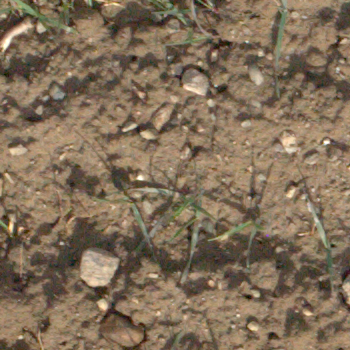
#> input picture ml/EWS-Dataset/validation/FPWW0180049_RGB1_20170303_133243_6.png, 350 x 350 px, given as the content of the folder /content/drive/MyDrive/COMP9517 assignment/EWS-Dataset/train, which was not available; the run also reads 1 picture not shown here
$ jupyter execute --allow-errors random_forest_implementation_video_demo.ipynb   (text cells are left out)
#> lines starting #> are read from the running program, lines starting #| are printed output that depends on the picture; after the words box and inside, x2 and y2 are one past the last pixel; in counts of white or black regions, pixels touching at a corner belong together; pictures that were not available may be replaced by others from this repository, and a replacement may not be noted
[cell 1]
import os
import time
from pathlib import Path

import cv2
import numpy as np
import matplotlib.pyplot as plt

from sklearn.ensemble import RandomForestClassifier
from sklearn.preprocessing import StandardScaler
from sklearn.metrics import precision_score, recall_score, f1_score, jaccard_score

plt.rcParams["figure.figsize"] = (10, 5)

[cell 2]
# # paths
# PROJECT_ROOT = Path("../..").resolve()
# DATA_DIR = PROJECT_ROOT / "EWS-Dataset"

from google.colab import drive
drive.mount('/content/drive')

DATA_DIR = Path("/content/drive/MyDrive/COMP9517 assignment/EWS-Dataset")

TRAIN_DIR = DATA_DIR / "train"
VAL_DIR = DATA_DIR / "validation"
TEST_DIR = DATA_DIR / "test"

print("train exists     :", TRAIN_DIR.exists())
print("validation exists:", VAL_DIR.exists())
print("test exists      :", TEST_DIR.exists())

[cell 3]
def get_image_paths(split_dir):
    split_dir = Path(split_dir)
    all_pngs = sorted(split_dir.glob("*.png"))
    image_paths = [p for p in all_pngs if not p.name.endswith("_mask.png")]
    return image_paths


def get_mask_path(image_path):
    image_path = Path(image_path)
    return image_path.with_name(image_path.stem + "_mask.png")


def load_rgb_image(path):
    img = cv2.imread(str(path), cv2.IMREAD_COLOR)
#> img is the input picture: shape (350, 350, 3); mean B, G, R 88.9, 111, 130
    if img is None:
        raise FileNotFoundError(f"could not load image: {path}")
    img = cv2.cvtColor(img, cv2.COLOR_BGR2RGB)
    return img


def load_mask(path):
    mask = cv2.imread(str(path), cv2.IMREAD_GRAYSCALE)
#> mask: shape (350, 350); min 5, max 255, mean 113.6
    if mask is None:
        raise FileNotFoundError(f"could not load mask: {path}")
    mask = (mask > 127).astype(np.uint8)
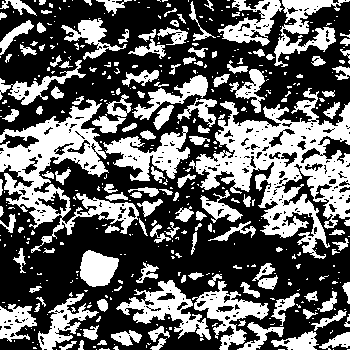
#> mask: shape (350, 350); values 0 (black) and 1 (white), 38.4% white; 445 white regions (306 under 20 px), largest, box (x1, y1, x2, y2) and area: (189, 88, 350, 259) 10739, (0, 99, 139, 253) 6712, (103, 126, 190, 181) 2051
#| image shape : (350, 350, 3)
#| mask shape  : (350, 350)
    return mask


def rgb_to_hsi_features(rgb_img):
    rgb = rgb_img.astype(np.float32) / 255.0
    r = rgb[:, :, 0]
    g = rgb[:, :, 1]
    b = rgb[:, :, 2]

    intensity = (r + g + b) / 3.0
    min_rgb = np.minimum(np.minimum(r, g), b)

    saturation = np.zeros_like(intensity)
    valid = intensity > 1e-8
    saturation[valid] = 1.0 - (min_rgb[valid] / intensity[valid])

    num = 0.5 * ((r - g) + (r - b))
    den = np.sqrt((r - g) ** 2 + (r - b) * (g - b)) + 1e-8
    theta = np.arccos(np.clip(num / den, -1.0, 1.0))

    hue = np.where(b <= g, theta, 2 * np.pi - theta)
    hue = hue / (2 * np.pi)

    return hue, saturation, intensity


def compute_pixel_features(rgb_img):
    rgb = rgb_img.astype(np.float32) / 255.0
    r = rgb[:, :, 0]
    g = rgb[:, :, 1]
    b = rgb[:, :, 2]

    hsv = cv2.cvtColor(rgb_img, cv2.COLOR_RGB2HSV).astype(np.float32)
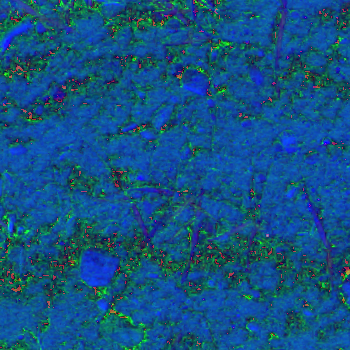
#> hsv: shape (350, 350, 3) float32; mean R, G, B 19.3, 82.2, 130.4
    h_hsv = hsv[:, :, 0] / 179.0
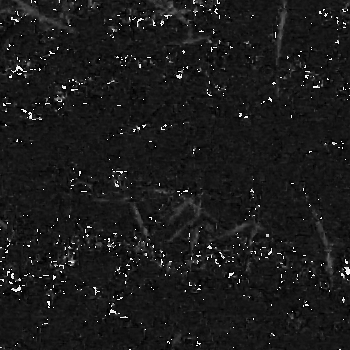
#> h_hsv: shape (350, 350) float32; min 0, max 1, mean 0.108
    s_hsv = hsv[:, :, 1] / 255.0
    v_hsv = hsv[:, :, 2] / 255.0

    lab = cv2.cvtColor(rgb_img, cv2.COLOR_RGB2LAB).astype(np.float32)
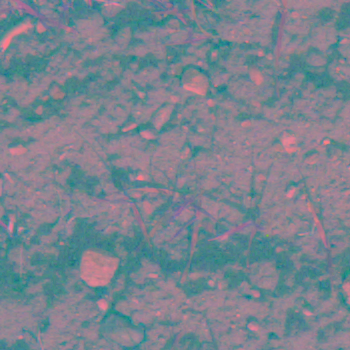
#> lab: shape (350, 350, 3) float32; mean R, G, B 121.9, 132, 143
    l_lab = lab[:, :, 0] / 255.0
    a_lab = (lab[:, :, 1] - 128.0) / 127.0
    b_lab = (lab[:, :, 2] - 128.0) / 127.0

    ycrcb = cv2.cvtColor(rgb_img, cv2.COLOR_RGB2YCrCb).astype(np.float32)
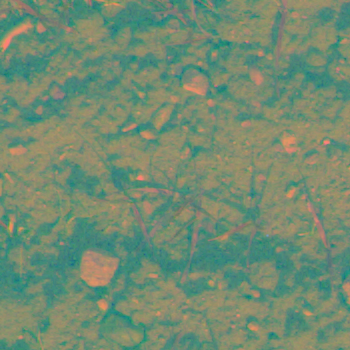
#> ycrcb: shape (350, 350, 3) float32; mean R, G, B 114.1, 139.3, 113.8
    y_ycc = ycrcb[:, :, 0] / 255.0
    cr_ycc = (ycrcb[:, :, 1] - 128.0) / 127.0
    cb_ycc = (ycrcb[:, :, 2] - 128.0) / 127.0

    h_hsi, s_hsi, i_hsi = rgb_to_hsi_features(rgb_img)
#> in rgb_to_hsi_features, `valid = intensity > 1e-8`: valid: shape (350, 350) bool; every value is 1
#> in rgb_to_hsi_features, `theta = np.arccos(np.clip(num / den, -1.0, 1.0))`:
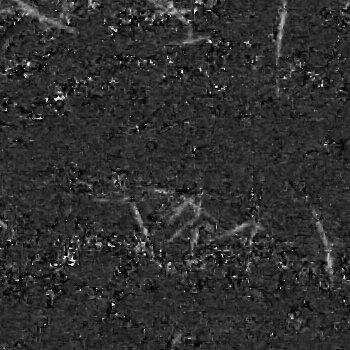
#> theta: shape (350, 350) float32; min 0.000345, max 3.14, mean 0.591; drawn with min black and max white

    exg = 2 * g - r - b
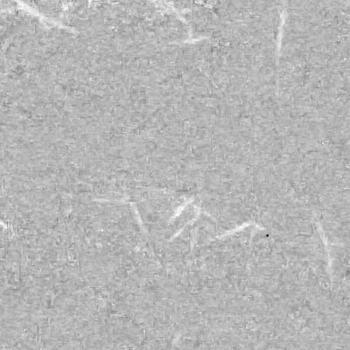
#> exg: shape (350, 350) float32; min -0.89, max 0.369, mean 0.0121; drawn with min black and max white
    ngrdi = (g - r) / (g + r + 1e-8)
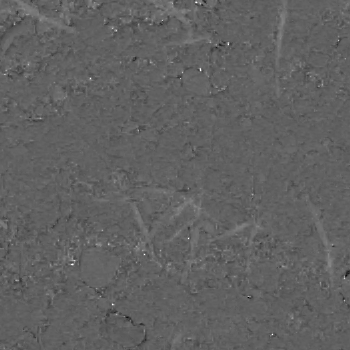
#> ngrdi: shape (350, 350) float32; min -0.75, max 1, mean -0.0799; drawn with min black and max white

    features = np.stack(
        [
            r, g, b,
            h_hsv, s_hsv, v_hsv,
            l_lab, a_lab, b_lab,
            y_ycc, cr_ycc, cb_ycc,
            h_hsi, s_hsi, i_hsi,
            exg, ngrdi,
        ],
        axis=-1,
    )

    h, w, c = features.shape
#> h = 350; w = 350; c = 17
    return features.reshape(h * w, c)

[cell 4]
train_images = get_image_paths(TRAIN_DIR)
print("number of training images:", len(train_images))

sample_img_path = train_images[0]
sample_mask_path = get_mask_path(sample_img_path)

sample_img = load_rgb_image(sample_img_path)
sample_mask = load_mask(sample_mask_path)

print("sample image:", sample_img_path.name)
print("image shape :", sample_img.shape)
print("mask shape  :", sample_mask.shape)

fig, ax = plt.subplots(1, 2, figsize=(10, 4))
ax[0].imshow(sample_img)
ax[0].set_title("sample image")
ax[0].axis("off")

ax[1].imshow(sample_mask, cmap="gray")
ax[1].set_title("ground truth mask")
ax[1].axis("off")
plt.show()

[cell 5]
def build_training_set(split_dir, pixels_per_image=4000, max_images=None, random_state=42):
    rng = np.random.default_rng(random_state)
    image_paths = get_image_paths(split_dir)

    if max_images is not None:
        image_paths = image_paths[:max_images]

    X_list = []
    y_list = []

    for image_path in image_paths:
        mask_path = get_mask_path(image_path)

        img = load_rgb_image(image_path)
        mask = load_mask(mask_path)

        X_img = compute_pixel_features(img)
        y_img = mask.reshape(-1)

        n_pixels = len(y_img)
#> n_pixels = 122500
        sample_n = min(pixels_per_image, n_pixels)
#> sample_n = 4000
        idx = rng.choice(n_pixels, size=sample_n, replace=False)
#> idx = 4000 values, max 122447 at index 1593, min 62 at index 1684, mean 61283.5

        X_list.append(X_img[idx])
        y_list.append(y_img[idx])

    X = np.vstack(X_list)
    y = np.concatenate(y_list)
#> y = 4000 values, max 1 at index 0, min 0 at index 1, mean 0.377
    return X, y


X_train, y_train = build_training_set(
    TRAIN_DIR,
    pixels_per_image=4000,   # safe starting point
    max_images=None,         # use all training images
    random_state=42
)
#> y_train has the same summary as y in build_training_set

print("X_train shape:", X_train.shape)
#| X_train shape: (4000, 17)
print("y_train shape:", y_train.shape)
#| y_train shape: (4000,)
print("plant pixels:", int(y_train.sum()))
#| plant pixels: 1507
print("soil pixels :", int((y_train == 0).sum()))
#| soil pixels : 2493

[cell 6]
scaler = StandardScaler()
X_train_scaled = scaler.fit_transform(X_train)

start_train = time.time()

rf = RandomForestClassifier(
    n_estimators=80,
    max_depth=20,
    n_jobs=-1,
    random_state=42,
    class_weight="balanced_subsample"
)

rf.fit(X_train_scaled, y_train)

train_time = time.time() - start_train
print(f"training finished in {train_time:.2f} seconds")

[cell 7]
def predict_mask(model, scaler, rgb_img):
    X = compute_pixel_features(rgb_img)
    X_scaled = scaler.transform(X)
    pred = model.predict(X_scaled)
    return pred.reshape(rgb_img.shape[:2]).astype(np.uint8)
#> returned value: shape (350, 350); values 0 (black) and 1 (white), 38.4% white; 446 white regions (309 under 20 px), largest, box (x1, y1, x2, y2) and area: (189, 88, 350, 259) 10734, (0, 99, 139, 253) 6719, (103, 126, 190, 181) 2049


def evaluate_split(split_dir, model, scaler, max_images=None):
    image_paths = get_image_paths(split_dir)
    if max_images is not None:
        image_paths = image_paths[:max_images]

    image_metrics = []
    predictions = []
    ground_truths = []
    image_names = []

    start_test = time.time()

    for image_path in image_paths:
        mask_path = get_mask_path(image_path)

        img = load_rgb_image(image_path)
        gt = load_mask(mask_path)
        pred = predict_mask(model, scaler, img)

        precision = precision_score(gt.reshape(-1), pred.reshape(-1), zero_division=0)
        recall = recall_score(gt.reshape(-1), pred.reshape(-1), zero_division=0)
        f1 = f1_score(gt.reshape(-1), pred.reshape(-1), zero_division=0)
        iou = jaccard_score(gt.reshape(-1), pred.reshape(-1), zero_division=0)

        image_metrics.append([precision, recall, f1, iou])
        predictions.append(pred)
        ground_truths.append(gt)
        image_names.append(image_path.name)

    test_time = time.time() - start_test

    image_metrics = np.array(image_metrics)
    summary = {
        "precision": float(image_metrics[:, 0].mean()),
        "recall": float(image_metrics[:, 1].mean()),
        "f1": float(image_metrics[:, 2].mean()),
        "iou": float(image_metrics[:, 3].mean()),
        "time_seconds": float(test_time),
        "num_images": len(image_paths),
    }

    return summary, image_names, predictions, ground_truths

#> (a cell that did not finish here is left out)

[cell 9]
# Final eval
test_summary, test_names, test_preds, test_gts = evaluate_split(TEST_DIR, rf, scaler)
#> test_summary = {'precision': 0.996, 'recall': 0.996, 'f1': 0.996, 'iou': 0.991, 'time_seconds': 0.17, 'num_images': 1}; test_names = ['FPWW0180049_RGB1_20170303_133243_6.png']; test_preds = 1 item; test_gts = 1 item

print("test summary")
for k, v in test_summary.items():
    print(f"{k:>12}: {v:.4f}" if isinstance(v, float) else f"{k:>12}: {v}")
#> this loop made 6 passes
#> (k, v) on passes 1 to 6: ('precision', 0.996), ('recall', 0.996), ('f1', 0.996), ('iou', 0.991), ('time_seconds', 0.17), ('num_images', 1)
#|    precision: 0.9955
#|       recall: 0.9959
#|           f1: 0.9957
#|          iou: 0.9915
#| time_seconds: 0.1695
#|   num_images: 1

[cell 10]
def show_result(split_names, preds, gts, split_dir, idx=0):
#> called with idx = 0
    image_path = Path(split_dir) / split_names[idx]
    img = load_rgb_image(image_path)

    fig, ax = plt.subplots(1, 3, figsize=(14, 4))
    ax[0].imshow(img)
    ax[0].set_title("image")
    ax[0].axis("off")

    ax[1].imshow(gts[idx], cmap="gray")
    ax[1].set_title("ground truth")
    ax[1].axis("off")

    ax[2].imshow(preds[idx], cmap="gray")
    ax[2].set_title("prediction")
    ax[2].axis("off")

    plt.tight_layout()
    plt.show()


show_result(test_names, test_preds, test_gts, TEST_DIR, idx=0)

[cell 11]
import openpyxl
from datetime import datetime

XLSX_PATH = Path("training_results_history.xlsx")

# [24 lines left out: function log_run, not called in this run]

[cell 12]
configs = [
    dict(n_estimators=n, max_depth=d, min_samples_leaf=msl, class_weight="balanced_subsample")
    for n in [100, 200, 400]
    for d in [None, 20, 40]
    for msl in [1, 4]
]

print(f"total configs: {len(configs)}\n")

#> (the rest of this cell did not finish here and is left out)

[cell 13]
def compute_multiscale_features(rgb_img, sigmas=(1, 2, 4, 8)):
#> called with sigmas = (1, 2, 4, 8)
    rgb = rgb_img.astype(np.float32) / 255.0
    r, g, b = rgb[:, :, 0], rgb[:, :, 1], rgb[:, :, 2]

    lab = cv2.cvtColor(rgb_img, cv2.COLOR_RGB2LAB).astype(np.float32)
    a_lab = (lab[:, :, 1] - 128.0) / 127.0

    exg = 2 * g - r - b
    ngrdi = (g - r) / (g + r + 1e-8)

    channels = [a_lab, exg, ngrdi]
    features_list = []
    for channel in channels:
        for sigma in sigmas:
            blurred = cv2.GaussianBlur(channel, ksize=(0, 0), sigmaX=sigma, sigmaY=sigma)
            features_list.append(blurred)
#> this loop made 3 passes
#> after the loop, features_list = 12 items

    features = np.stack(features_list, axis=-1)
    h, w, c = features.shape
#> h = 350; w = 350; c = 12
    return features.reshape(h * w, c)

def compute_pixel_features_v2(rgb_img):
    base = compute_pixel_features(rgb_img)
    ms = compute_multiscale_features(rgb_img)
    return np.hstack([base, ms])

def build_training_set_v2(split_dir, pixels_per_image=4000, max_images=None, random_state=42):
    rng = np.random.default_rng(random_state)
    image_paths = get_image_paths(split_dir)
    if max_images is not None:
        image_paths = image_paths[:max_images]

    x_list, y_list = [], []
    for image_path in image_paths:
        img = load_rgb_image(image_path)
        mask = load_mask(get_mask_path(image_path))

        x_img = compute_pixel_features_v2(img)
        y_img = mask.reshape(-1)

        n = min(pixels_per_image, len(y_img))
#> n = 4000
        idx = rng.choice(len(y_img), size=n, replace=False)

        x_list.append(x_img[idx])
        y_list.append(y_img[idx])

    return np.vstack(x_list), np.concatenate(y_list)

# [5 lines left out: function predict_mask_v2, not called in this run]

def evaluate_split_v2(split_dir, model, scaler, max_images=None):
    image_paths = get_image_paths(split_dir)
    if max_images is not None:
        image_paths = image_paths[:max_images]

    image_metrics, predictions, ground_truths, image_names = [], [], [], []
    start = time.time()
    for image_path in image_paths:
        img = load_rgb_image(image_path)
        gt = load_mask(get_mask_path(image_path))
        pred = predict_mask_v2(model, scaler, img)

        image_metrics.append([
            precision_score(gt.reshape(-1), pred.reshape(-1), zero_division=0),
            recall_score(gt.reshape(-1), pred.reshape(-1), zero_division=0),
            f1_score(gt.reshape(-1), pred.reshape(-1), zero_division=0),
            jaccard_score(gt.reshape(-1), pred.reshape(-1), zero_division=0),
        ])
        predictions.append(pred)
        ground_truths.append(gt)
        image_names.append(image_path.name)
    test_time = time.time() - start

    image_metrics = np.array(image_metrics)
    return {
        "precision": float(image_metrics[:, 0].mean()),
        "recall": float(image_metrics[:, 1].mean()),
        "f1": float(image_metrics[:, 2].mean()),
        "iou": float(image_metrics[:, 3].mean()),
        "time_seconds": float(test_time),
        "num_images": len(image_paths),
    }, image_names, predictions, ground_truths

[cell 14]
# Build v2 training set
x_train_v2, y_train_v2 = build_training_set_v2(
    TRAIN_DIR, pixels_per_image=4000, random_state=42
)
#> y_train_v2 has the same summary as y in build_training_set
print(f"x_train_v2 shape: {x_train_v2.shape}")
#| x_train_v2 shape: (4000, 29)
print(f"plant pixels: {int(y_train_v2.sum())}")
#| plant pixels: 1507
print(f"soil pixels: {int((y_train_v2 == 0).sum())}")
#| soil pixels: 2493

# Fit scaler on v2 features
scaler_v2 = StandardScaler()
X_train_v2_scaled = scaler_v2.fit_transform(x_train_v2)

# Train RF with plateau hparams from experiment 1
start = time.time()

rf_v2 = RandomForestClassifier(
  n_estimators=200,
  max_depth=20,
  min_samples_leaf=1,
  class_weight="balanced_subsample",
  n_jobs=-1,
  random_state=42,
  oob_score=True,
)
rf_v2.fit(X_train_v2_scaled, y_train_v2)

train_time_v2 = time.time() - start
print(f"training finished in {train_time_v2:.2f} seconds (OOB={rf_v2.oob_score_:.4f})")

# Evaluate on val
#> (the rest of this cell did not finish here and is left out)

[cell 15]
def compute_pixel_features_v3(rgb_img, channel_name):
#> called with channel_name = 'a_lab'
    base = compute_pixel_features(rgb_img)

    rgb = rgb_img.astype(np.float32) / 255.0
    r, g, b = rgb[:, :, 0], rgb[:, :, 1], rgb[:, :, 2]

    if channel_name == "a_lab":
        lab = cv2.cvtColor(rgb_img, cv2.COLOR_RGB2LAB).astype(np.float32)
        ch = (lab[:, :, 1] - 128.0) / 127.0
    elif channel_name == "exg":
        ch = 2 * g - r - b
    elif channel_name == "ngrdi":
        ch = (g - r) / (g + r + 1e-8)
    else:
        raise ValueError(f"unknown channel: {channel_name}")

    ms = np.stack(
        [cv2.GaussianBlur(ch, (0, 0), sigmaX=s, sigmaY=s) for s in (1, 2, 4, 8)],
        axis=-1,
    )
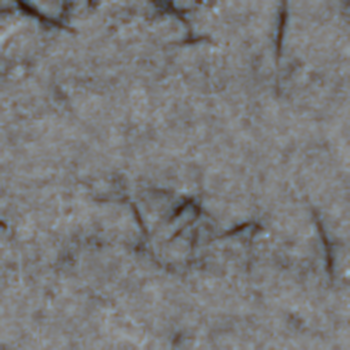
#> ms: shape (350, 350, 4) float32; mean of channels 0, 1, 2, 3 0.0315, 0.0315, 0.0315, 0.0315; drawn with min black and max white
    h, w, _ = ms.shape
#> h = 350; w = 350
    return np.hstack([base, ms.reshape(h* w, -1)])

def build_training_set_v3(split_dir, channel_name, pixels_per_image=4000, max_images=None, random_state=42):
    rng = np.random.default_rng(random_state)
    image_paths = get_image_paths(split_dir)
    if max_images is not None:
        image_paths = image_paths[:max_images]

    x_list, y_list = [], []
    for image_path in image_paths:
        img = load_rgb_image(image_path)
        mask = load_mask(get_mask_path(image_path))

        x_img = compute_pixel_features_v3(img, channel_name)
        y_img = mask.reshape(-1)

        n = min(pixels_per_image, len(y_img))
#> n = 4000
        idx = rng.choice(len(y_img), size=n, replace=False)
#> `x_train_abl, y_train_abl = build_training_set_v3( TRAIN_DIR, channel_n..`: y_train_abl has the same summary as y in build_training_set
#| x_train_abl shape: (4000, 21)

        x_list.append(x_img[idx])
        y_list.append(y_img[idx])

    return np.vstack(x_list), np.concatenate(y_list)

def evaluate_split_v3(split_dir, model, scaler, channel_name, max_images=None):
    image_paths = get_image_paths(split_dir)
    if max_images is not None:
        image_paths = image_paths[:max_images]

    image_metrics, predictions, ground_truths, image_names = [], [], [], []

    start = time.time()
    for image_path in image_paths:
        img = load_rgb_image(image_path)
        gt = load_mask(get_mask_path(image_path))

        x = compute_pixel_features_v3(img, channel_name)
        x_scaled = scaler.transform(x)
        pred = model.predict(x_scaled).reshape(img.shape[:2]).astype(np.uint8)

        image_metrics.append([
            precision_score(gt.reshape(-1), pred.reshape(-1), zero_division=0),
            recall_score(gt.reshape(-1), pred.reshape(-1), zero_division=0),
            f1_score(gt.reshape(-1), pred.reshape(-1), zero_division=0),
            jaccard_score(gt.reshape(-1), pred.reshape(-1), zero_division=0),
        ])

        predictions.append(pred)
        ground_truths.append(gt)
        image_names.append(image_path.name)
    test_time = time.time() - start

    image_metrics = np.array(image_metrics)
    return {
        "precision": float(image_metrics[:, 0].mean()),
        "recall": float(image_metrics[:, 1].mean()),
        "f1": float(image_metrics[:, 2].mean()),
        "iou": float(image_metrics[:, 3].mean()),
        "time_seconds": float(test_time),
        "num_images": len(image_paths),
    }, image_names, predictions, ground_truths

[cell 16]
ablation_channels = ["a_lab", "exg", "ngrdi"]

#> (the rest of this cell did not finish here and is left out)

[cell 17]
feature_names = [
  # 17 baseline colour features (order matches compute_pixel_features)
  "r", "g", "b",
  "h_hsv", "s_hsv", "v_hsv",
  "l_lab", "a_lab", "b_lab",
  "y_ycc", "cr_ycc", "cb_ycc",
  "h_hsi", "s_hsi", "i_hsi",
  "exg", "ngrdi",
  # 12 multi-scale features
  "a_lab_s1", "a_lab_s2", "a_lab_s4", "a_lab_s8",
  "exg_s1", "exg_s2", "exg_s4", "exg_s8",
  "ngrdi_s1", "ngrdi_s2", "ngrdi_s4", "ngrdi_s8",
]

importances = rf_v2.feature_importances_
order = np.argsort(importances)[::-1]

fig, ax = plt.subplots(figsize=(10, 8))
ax.barh(range(len(order)), importances[order][::-1])
ax.set_yticks(range(len(order)))
ax.set_yticklabels([feature_names[i] for i in order[::-1]])
ax.set_xlabel("Importance (mean decrease in Gini impurity)")
ax.set_title("RF feature importance - full 29-feature model (experiment 2)")
plt.tight_layout()
plt.show()
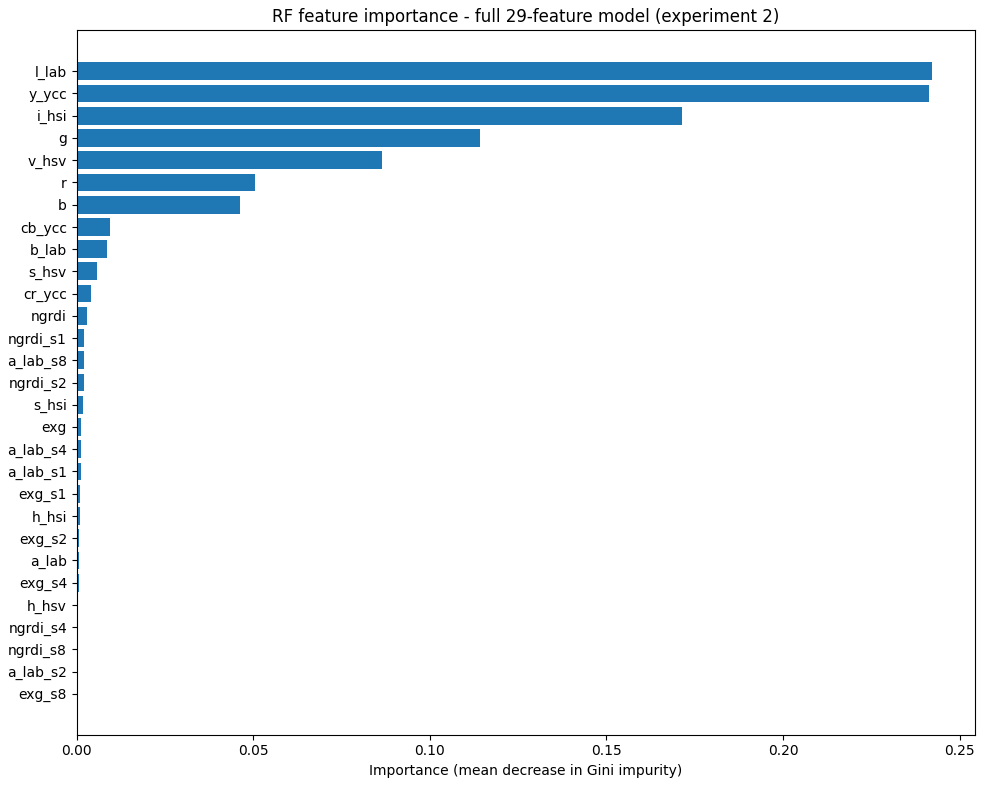
#> figure drawn by matplotlib, 1 panel

print("\nTop 10 features by importance:")
for rank, i in enumerate(order[:10], 1):
  print(f"  {rank:2d}. {feature_names[i]:12s}  {importances[i]:.4f}")

#> (a cell that did not finish here is left out)

[cell 19]
per_image_iou = np.array([
    jaccard_score(gt.flatten(), pred.flatten(), zero_division=0)
    for gt, pred in zip(test_gts, test_preds)
])
#> per_image_iou = [0.991]

order = np.argsort(per_image_iou)
#> order = [0]
worst_idx = order[:3]
#> worst_idx = [0]
best_idx = order[-3:][::-1]
#> best_idx = [0]

rows = [("BEST", i) for i in best_idx] + [("FAIL", i) for i in worst_idx]
#> rows = [('BEST', 0), ('FAIL', 0)]

fig, axes = plt.subplots(6, 3, figsize=(12, 16))

for row, (label, idx) in enumerate(rows):
    img = load_rgb_image(TEST_DIR / test_names[idx])
    gt = test_gts[idx]
    pred = test_preds[idx]
    iou = per_image_iou[idx]
#> iou = 0.991

    axes[row, 0].imshow(img)
    axes[row, 0].set_title(f"{label} - {test_names[idx]}\nIoU = {iou:.4f}", fontsize=10)
    axes[row, 0].axis("off")

    axes[row, 1].imshow(gt, cmap="gray")
    axes[row, 1].set_title("ground truth", fontsize=10)
    axes[row, 1].axis("off")

    axes[row, 2].imshow(pred, cmap="gray")
    axes[row, 2].set_title("Random Forest prediction", fontsize=10)
    axes[row, 2].axis("off")

plt.suptitle("Random Forest - best and worst test predictions (by IoU)", fontsize=14, y=1.00)
plt.tight_layout()
plt.show()

print("Per-image IoU distribution:")
print(f"  min:    {per_image_iou.min():.4f}")
#|   min:    0.9915
print(f"  median: {np.median(per_image_iou):.4f}")
#|   median: 0.9915
print(f"  max:    {per_image_iou.max():.4f}")
#|   max:    0.9915
print(f"  std:    {per_image_iou.std():.4f}")
#|   std:    0.0000
